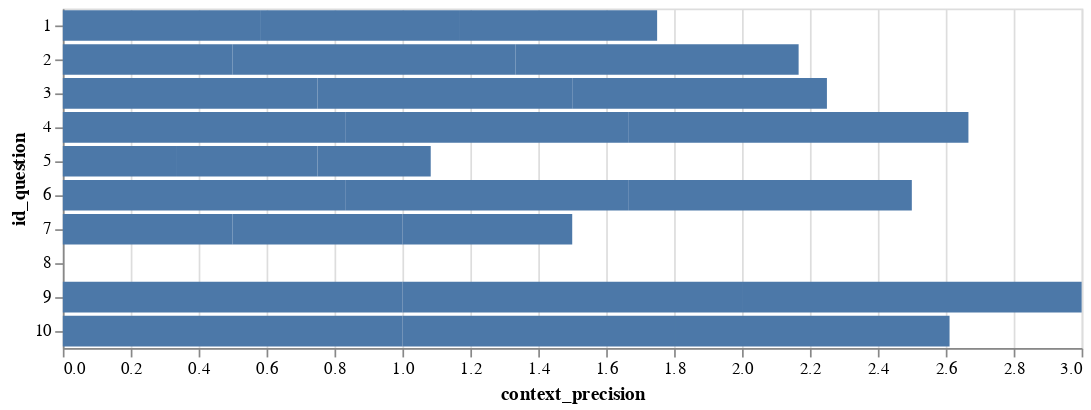

This figure's notebook cell:
### Markdown cell above
## Presición del contexto o context_precision

### Code cell
# Barplot using context_precision and id_question columns. Use the library altair to plot

import altair as alt

bar = alt.Chart(resultados).mark_bar().encode(
    x = 'context_precision:Q',
    y = 'id_question:N'
).properties(
    width=600
)

bar
